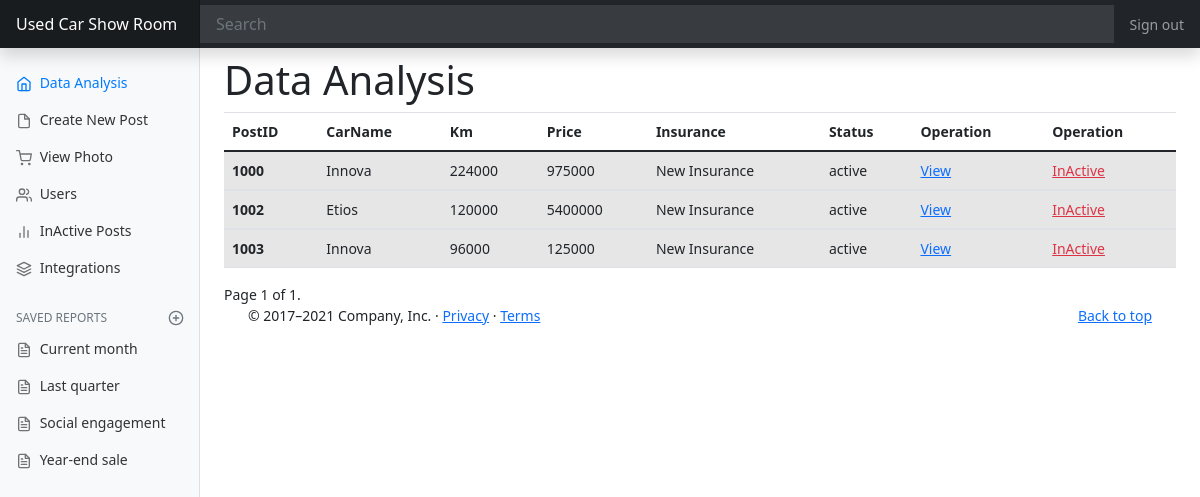
The app's page /showroom/homepage with its own data.
### showroom/models.py (models this page shows, shortened)
class CreateNewPost(models.Model):
    type=(
        ("First Owner","First Owner"),
        ("Second Owner","Second Owner"),
        ("Third Owner","Third Owner"),
    )
    car_condition = (
        ("Excellent Condition", "Excellent Condition"),
        ("Hale And Hearty", "Hale And Hearty"),
        ("ShowRoom Condition", "ShowRoom Condition"),
    )
    conditions=(
        ("Yes","Yes"),
        ("No","No"),
    )
    insurancetype=(
        ("New Insurance","New Insurance"),
        ("Valid Insurance","Valid Insurance"),
    )
    post_id=models.CharField(max_length=140,unique=True,null=False)
    carname=models.CharField(max_length=140,null=False)
    model=models.IntegerField(null=False)
    km=models.IntegerField(null=False)
    price=models.IntegerField(null=False)
    ownership=models.CharField(max_length=12,choices=type,default=1)
    reg_number=models.CharField(max_length=140,null=False)
    color=models.CharField(max_length=140,null=False)
    tyre_condition=models.CharField(max_length=140,null=False)
    replacement=models.CharField(max_length=20,choices=conditions,default=1)
    accident_history=models.CharField(max_length=20,choices=conditions,default=1)
    car_condition=models.CharField(max_length=120,choices=car_condition,default=1)
    insurance=models.CharField(max_length=20,choices=insurancetype,default=1)
    date=models.DateField(auto_now=True)
    status=models.CharField(max_length=10,null=False)

### showroom/views.py (the view)
# urls.py: path("homepage",ShowRoomPosts.as_view(),name="homepage"),
class ShowRoomPosts(TemplateView):
    model=CreateNewPost
    template_name = "showroom/homepagedata.html"
    context={}
    def get_object(self):
        return self.model.objects.filter(status="active")
    def get(self, request, *args, **kwargs):
        purchases=self.get_object()
        paginator = Paginator(purchases,10)
        page_number = request.GET.get('page')
        page_obj = paginator.get_page(page_number)
        return render(request, self.template_name, {'page_obj': page_obj})

### showroom/templates/showroom/homepagedata.html (shortened to what this page needs)
<!DOCTYPE html>
{% extends 'showroom/homepage.html' %}
{% load crispy_forms_tags %}
    {% block body_block %}
<h1>Data Analysis</h1>
<form method="post">
           <table class="table table-striped table-hover">
      <thead>
        <tr>
          <th scope="col">PostID</th>
          <th scope="col">CarName</th>
          <th scope="col">Km</th>
          <th scope="col">Price</th>
            <th scope="col">Insurance</th>
            <th scope="col">Status</th>
            <th scope="col">Operation</th>
            <th scope="col">Operation</th>
        </tr>
      </thead>
        {% for forms in page_obj %}
      <tbody>
        <tr>
          <th scope="row">{{forms.post_id}}</th>
          <td>{{forms.carname}}</td>
          <td>{{forms.km}}</td>
          <td>{{forms.price}}</td>
            <td>{{forms.insurance}}</td>
            <td>{{forms.status}}</td>
        <td><a href="{% url 'view' forms.post_id%}" class="link-primary">View</a></td>
            <td><a href="{% url 'hidedetails' forms.id%}" class="link-danger">InActive</a></td>
        </tr>
      </tbody>
        {% endfor %}
    </table>
</form>
<div class="pagination">
    <span class="step-links">
        <span class="current">
            Page {{ page_obj.number }} of {{ page_obj.paginator.num_pages }}.
        </span>
    </span>
</div>
  <footer class="container">
    <p class="float-end"><a href="#">Back to top</a></p>
    <p>&copy; 2017–2021 Company, Inc. &middot; <a href="#">Privacy</a> &middot; <a href="#">Terms</a></p>
  </footer>
{% endblock %}

### showroom/static/css/dashboard.css (style rules this page uses)
body { font-size: .875rem; }

### records on screen
CreateNewPost: post_id "1000", carname "Innova", km "224000", price "975000", insurance "New Insurance", status "active"
CreateNewPost: post_id "1002", carname "Etios", km "120000", price "5400000", insurance "New Insurance", status "active"
CreateNewPost: post_id "1003", carname "Innova", km "96000", price "125000", insurance "New Insurance", status "active"

### other values on screen
{{ page_obj.number }} "1"
{{ page_obj.paginator.num_pages }} "1"
